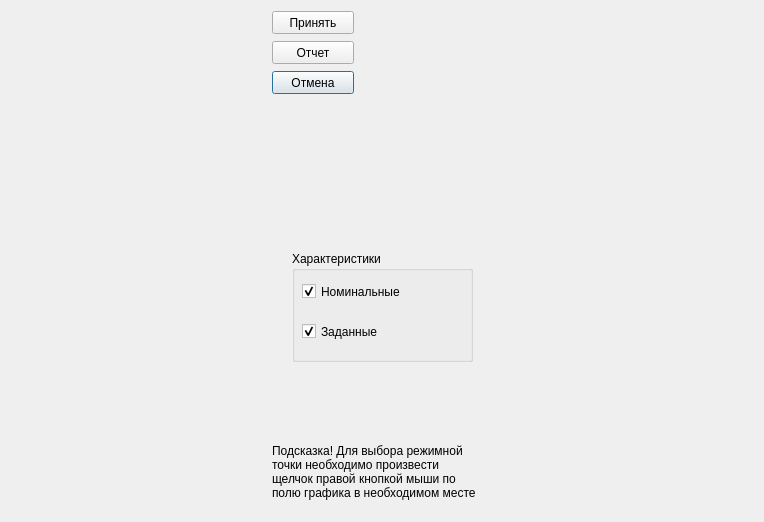
<?xml version="1.0" encoding="UTF-8"?>
<ui version="4.0">
 <class>PumpComputeDialog</class>
 <widget class="QDialog" name="PumpComputeDialog">
  <property name="geometry">
   <rect>
    <x>0</x>
    <y>0</y>
    <width>764</width>
    <height>518</height>
   </rect>
  </property>
  <property name="windowTitle">
   <string>Системы теплопотребления</string>
  </property>
  <layout class="QHBoxLayout" name="horizontalLayout">
   <item>
    <layout class="QVBoxLayout" name="verticalLayout"/>
   </item>
   <item>
    <widget class="QWidget" name="staticWidget" native="true">
     <property name="sizePolicy">
      <sizepolicy hsizetype="Fixed" vsizetype="Fixed">
       <horstretch>0</horstretch>
       <verstretch>0</verstretch>
      </sizepolicy>
     </property>
     <property name="minimumSize">
      <size>
       <width>220</width>
       <height>500</height>
      </size>
     </property>
     <widget class="QLabel" name="label_Nomer">
      <property name="geometry">
       <rect>
        <x>340</x>
        <y>270</y>
        <width>67</width>
        <height>24</height>
       </rect>
      </property>
      <property name="text">
       <string/>
      </property>
     </widget>
     <widget class="QPushButton" name="push_Cancel">
      <property name="geometry">
       <rect>
        <x>0</x>
        <y>60</y>
        <width>82</width>
        <height>23</height>
       </rect>
      </property>
      <property name="text">
       <string>Отмена</string>
      </property>
     </widget>
     <widget class="QPushButton" name="push_Ok">
      <property name="geometry">
       <rect>
        <x>0</x>
        <y>0</y>
        <width>82</width>
        <height>23</height>
       </rect>
      </property>
      <property name="text">
       <string>Принять</string>
      </property>
     </widget>
     <widget class="QPushButton" name="push_Report">
      <property name="geometry">
       <rect>
        <x>0</x>
        <y>30</y>
        <width>82</width>
        <height>23</height>
       </rect>
      </property>
      <property name="text">
       <string>Отчет</string>
      </property>
     </widget>
     <widget class="QGroupBox" name="groupBox_3">
      <property name="geometry">
       <rect>
        <x>20</x>
        <y>240</y>
        <width>181</width>
        <height>111</height>
       </rect>
      </property>
      <property name="title">
       <string>Характеристики</string>
      </property>
      <widget class="QCheckBox" name="checkChar1">
       <property name="geometry">
        <rect>
         <x>10</x>
         <y>30</y>
         <width>111</width>
         <height>21</height>
        </rect>
       </property>
       <property name="text">
        <string>Номинальные</string>
       </property>
       <property name="checked">
        <bool>true</bool>
       </property>
      </widget>
      <widget class="QCheckBox" name="checkChar2">
       <property name="geometry">
        <rect>
         <x>10</x>
         <y>70</y>
         <width>101</width>
         <height>21</height>
        </rect>
       </property>
       <property name="text">
        <string>Заданные</string>
       </property>
       <property name="checked">
        <bool>true</bool>
       </property>
      </widget>
     </widget>
     <widget class="QLabel" name="label">
      <property name="geometry">
       <rect>
        <x>0</x>
        <y>420</y>
        <width>211</width>
        <height>81</height>
       </rect>
      </property>
      <property name="text">
       <string>Подсказка! Для выбора режимной точки необходимо произвести щелчок правой кнопкой мыши по полю графика в необходимом месте</string>
      </property>
      <property name="wordWrap">
       <bool>true</bool>
      </property>
     </widget>
    </widget>
   </item>
  </layout>
 </widget>
 <resources/>
 <connections/>
</ui>
